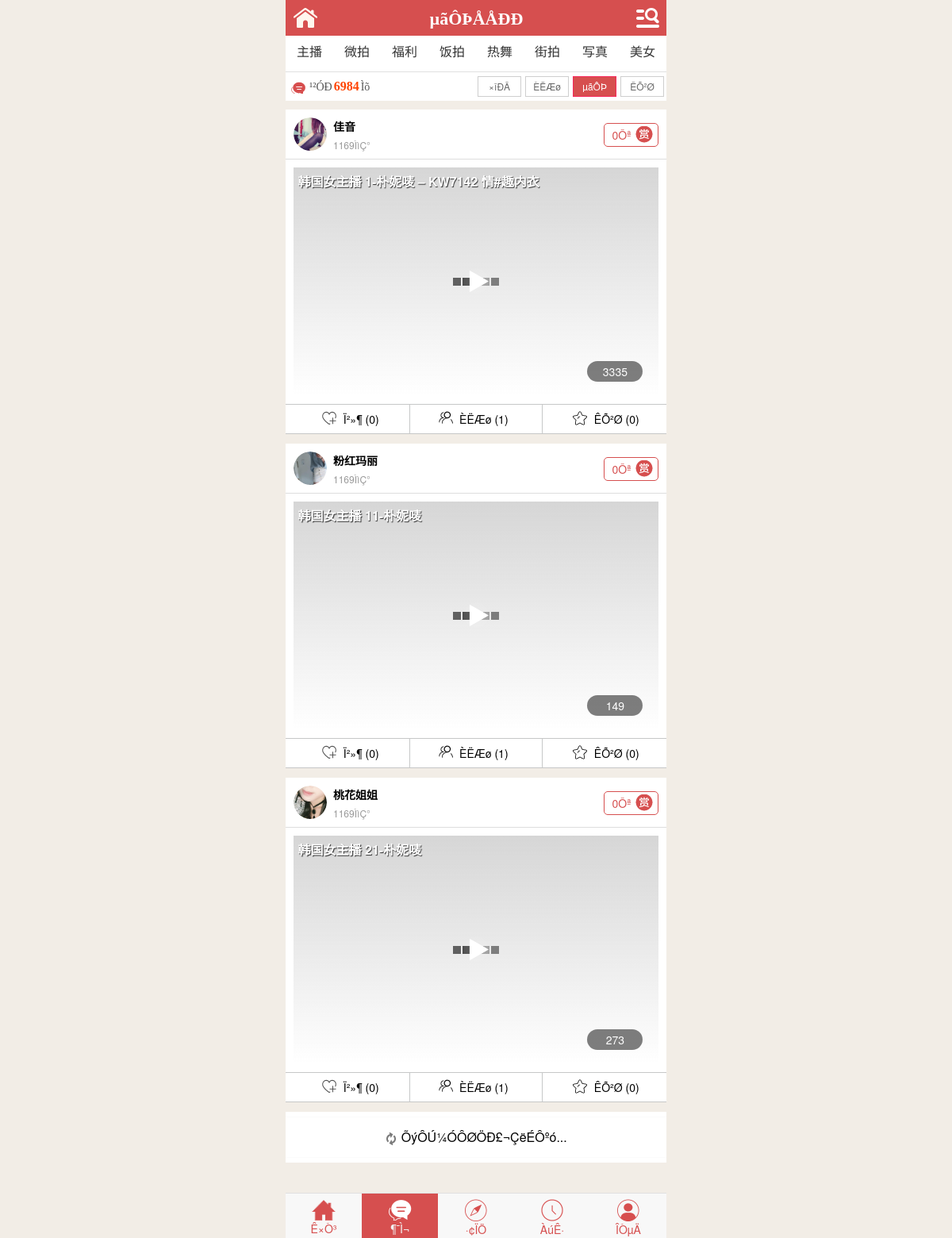
The app's page /ent_list.php?sort=hot with its own data.
### tables this page shows
CREATE TABLE `se2nav` (
  `id` int(11) NOT NULL AUTO_INCREMENT,
  `mor` int(2) unsigned NOT NULL DEFAULT '0',
  `name` varchar(1000) NOT NULL,
  `url` varchar(1000) NOT NULL,
  `sort` int(8) unsigned NOT NULL DEFAULT '0',
  `member` int(2) unsigned NOT NULL DEFAULT '0',
  PRIMARY KEY (`id`)
);

CREATE TABLE `se2nr` (
  `id` int(11) NOT NULL AUTO_INCREMENT,
  `pic` varchar(1000) DEFAULT NULL,
  `name` varchar(1000) DEFAULT NULL,
  `fenlei` int(3) NOT NULL DEFAULT '0',
  `uid` int(10) unsigned NOT NULL DEFAULT '0',
  `status` int(2) unsigned NOT NULL DEFAULT '0',
  `cishu` int(10) NOT NULL DEFAULT '0',
  `division` int(2) unsigned NOT NULL DEFAULT '0',
  `tuijian` varchar(1000) DEFAULT 'False',
  `url` varchar(1000) DEFAULT NULL,
  `download` varchar(1000) DEFAULT NULL,
  `shijian` varchar(1000) DEFAULT NULL,
  `price` int(7) unsigned NOT NULL DEFAULT '0',
  `hits` int(5) unsigned NOT NULL DEFAULT '0',
  `sort` int(5) unsigned NOT NULL DEFAULT '0',
  `favorite` int(5) unsigned NOT NULL DEFAULT '0',
  `member` int(2) unsigned NOT NULL DEFAULT '0',
  `source` int(2) unsigned NOT NULL DEFAULT '0',
  `trends` int(4) unsigned NOT NULL DEFAULT '0',
  `addtime` int(10) unsigned NOT NULL DEFAULT '0',
  `contents` varchar(1800) DEFAULT NULL,
  `censor` int(2) unsigned NOT NULL DEFAULT '0',
  PRIMARY KEY (`id`)
);

CREATE TABLE `ubozb` (
  `id` int(11) NOT NULL AUTO_INCREMENT,
  `fenlei` int(5) unsigned NOT NULL DEFAULT '0',
  `member` int(2) unsigned NOT NULL DEFAULT '0',
  `pic` varchar(1000) NOT NULL,
  `name` varchar(1000) NOT NULL,
  `url` varchar(1000) NOT NULL,
  `hit` varchar(255) NOT NULL DEFAULT '1993',
  `diqu` varchar(255) DEFAULT NULL,
  `money` decimal(10,2) unsigned NOT NULL DEFAULT '0.00',
  `price` int(2) unsigned NOT NULL DEFAULT '0',
  `cishu` int(5) unsigned NOT NULL DEFAULT '0',
  `hits` int(5) unsigned NOT NULL DEFAULT '0',
  `favorite` int(5) unsigned NOT NULL DEFAULT '0',
  `room` int(3) unsigned NOT NULL DEFAULT '30',
  `enroll` int(3) unsigned NOT NULL DEFAULT '0',
  `surplus` int(3) unsigned NOT NULL DEFAULT '30',
  `xcstate` int(2) unsigned NOT NULL DEFAULT '0',
  `switch` int(2) unsigned NOT NULL DEFAULT '0',
  `trends` int(4) unsigned NOT NULL DEFAULT '0',
  `contents` text,
  `addtime` int(10) unsigned NOT NULL DEFAULT '0',
  `concern` int(6) unsigned NOT NULL DEFAULT '0',
  `division` int(1) unsigned NOT NULL DEFAULT '1',
  PRIMARY KEY (`id`)
);

### config/common.php (called while the page is built, shortened)
<?php
function queryall($table, $type)
{
    $sql = mysql_query("SELECT * FROM `{$table}` {$type}");
    $row = mysql_fetch_array($sql);
    return $row;
}
function getone($sql) {
    $query=mysql_query($sql);
    if($query) {
        $res=mysql_fetch_assoc($query);
        return $res;
    }
    else{
        return false;
    }
}
?>

### include/limit_list.php (called while the page is built, shortened)
<?php
$sz="where id='1'";
$shezhi=queryall(se2wz,$sz);
$pull=$shezhi[pull];
?>

### ent_list.php (the view, shortened to what this page needs)
<?php
include("config/common.php");
$pdid=$_GET["flid"];
$sort=$_GET["sort"];
$k=$_GET["k"];
$m=$_GET["m"];
include("include/limit_list.php");
if($pdid)
{
$query = mysql_query("SELECT * FROM se2dsjfl where id='$pdid'");
while($a = mysql_fetch_array($query)) {
$column=$a[name];
$column=$column."ÊÓÆµ¶¯Ì¬";
 }}else{
	switch ($sort){
	case 'hot':
	$name= 'µãÔÞÅÅÐÐ';
 	break;
	}
if ($k)
{
$column="ÊÓÆµËÑË÷";
}
elseif ($m)
{
$column="½ñÈÕ¸üÐÂ";
}
else{
$column=$name;
}}
function uname($id,$lx)
{
    $lx=intval($lx);
	if ($lx==1)
	{
	$fname=getone("select * from ubozb WHERE id=".$id);
	$name=$fname['name'];
    $return="/".$fname['pic']."|".$name."|".intval($fname['money']);
	}else{
    $fname=getone("select * from ubouser WHERE id=".$id);
	$name=$fname['name'];
	if (empty($name))
	{$name=$fname['user'];}
    $return="/img/pl/".$fname['avatar'].".jpg|".$name."|".intval($fname['money']);
	}
	return $return;
	}
?>
<!DOCTYPE html>
<html>
<head>
<?php include_once('include/css.php'); ?>
</head>
<body>
<div id="head" >
<div class="fixtop">
<span id="home"><a href="/" rel="external"><i class="ico08"><img src="/img/homepage.png" width="30px" /></i></a></span>
<span id="index"><i class="ico07"><img src="/img/logo.png" width="88px"<?php if($m || $pdid || $k || $sort){ ?> class="h"<?php } ?>/></i></span><i class="ico21"><?php echo $column;?></i>
<span id="find"><i class="ico08"><img src="/img/ss1.png" width="29px" /></i></span>
</div>
<?php include_once('include/column.php'); ?>
</div>
<?php
$sql = "WHERE censor=0 and uid>0";
$order = 'order by sort desc ';
	switch ($sort){
	case 'hot':
	$order.= ', hits DESC';
 	break;
}
$Page_size=3;
$total = mysql_query("SELECT COUNT(*) AS num FROM se2nr ".$sql." ");
$row = mysql_fetch_array($total);
$count = $row[0];
if(empty($_GET['page'])||$_GET['page']<0){
$page=1;
}else {
$page=$_GET['page'];
}
$offset=$Page_size*($page-1);
?>
<div class="liebiao"><div class="left"><i style="background:url(/img/xdt.png) 4px -1px no-repeat;background-size: 20px 20px; vertical-align: middle;"></i>¹²ÓÐ<span><?php echo $count;?></span>Ìõ</div><div class="right"><a href="ent_list.php?<?php if ($pdid){echo 'flid='.$pdid.'&';} if($m){echo 'm=new&';}?>sort=new<?php if ($s){echo '&s=vip';}?>" rel="external" class="ui-
link"><span <?php if ($sort=='new'){echo 'class="cur"';}?>>×îÐÂ</span></a><a href="ent_list.php?<?php if ($pdid){echo 'flid='.$pdid.'&';} if($m){echo 'm=new&';}?>sort=heat<?php if ($s){echo '&s=vip';}?>" rel="external" class="ui-link"><span <?php if ($sort=='heat'){echo
'class="cur"';}?>>ÈËÆø</span></a><a href="ent_list.php?<?php if ($pdid){echo 'flid='.$pdid.'&';} if($m){echo 'm=new&';}?>sort=hot<?php if ($s){echo '&s=vip';}?>" rel="external" class="ui-link"><span <?php if ($sort=='hot'){echo 'class="cur"';}?>>µãÔÞ</span></a><a
href="ent_list.php?<?php if ($pdid){echo 'flid='.$pdid.'&';} if($m){echo 'm=new&';}?>sort=fav<?php if ($s){echo '&s=vip';}?>" rel="external" class="ui-link"><span <?php if ($sort=='fav'){echo 'class="cur"';}?>>ÊÕ²Ø</span></a></div></div>
<section class="ui-panel">
<ul class="ui-grid-trisect" id="vlist" style="padding-left: 0;">
<?php
$query = mysql_query("select * from  se2nr  ".$sql." ".$order." limit $offset, $Page_size");
while ($a=mysql_fetch_array($query)) {
$time=time();
$dqtime=intval($time);
$sctime=$a[addtime];
$sctime=intval($sctime);
$sytime=$dqtime-$sctime;
$division=$a[division];
$renqi=$a[cishu];
if ($sytime>0)
{
if ($sytime<60){
     $sctime=floor($sytime)."Ãë";}
	 elseif ($sytime<3600){
     $sctime=floor($sytime/60)."·ÖÖÓ";}
     elseif ($sytime<86400){
     $sctime=floor($sytime/3600)."Ð¡Ê±";}
     else{$sctime=floor($sytime/86400)."Ìì";}
 }
?>
<li v-for="item in data" style='width: 100%; BORDER-BOTTOM: #f2ede6 12px solid;padding-right:0px;padding-bottom:0' id="<?php $id=$a[id]; $id = ($id*512)+12865379; $id = base64_encode($id);echo $id;?>">
<div class="dt_01"><div class="dt_02" onclick='location.href="/vod_list.php?uid=<?php $uid=$a[uid]; echo $uid;?>"'><div class="ui-avatar"><span style="background-image:url(<?php $hysj=uname($uid,$division);$hysj = explode('|',$hysj); echo $hysj[0]?>)"></span></div></div><div class="dt_03"><span style="font-size:14px;font-weight:bold; color:#000;"><?php echo $hysj[1]?></span><span><?php echo $sctime;?>Ç°</span></div><div class="dt_04"><div class="dt_gz"  onclick="reward(<?php echo $uid.",".$division?>);"><span id="reward_<?php echo $uid;?>"><?php echo $hysj[2];?></span>Ôª<i></i></div></div></div>
<div class="ui-grid-trisect-img" style='padding-top: 60%; width:96%; margin-left:2%; margin-right:2%;' id="playerwrap_<?php echo $id;?>"><span onClick="vplay('<?php echo $id;?>','<?php echo $a[pic]?>','<?php echo $a[name]?>','<?php echo $a[shijian]?>')" class="vplay"></span><span class="vbt"></span><span class="vtime"></span></div>
<div class="zbdt_cz"><a title="Ï²»¶" href="plus/entgive.php?id=<?php echo $id;?>&style=k" target="msgubotj"><span style="margin-left:0.3%;BORDER-left: #fff 1px solid;"><i class="xh"></i>Ï²»¶ (<font id="hits_<?php echo $id?>"><?php echo $a[hits];?></font>)</span></a><span><i class="rq"></i>ÈËÆø (<?php echo $renqi;?>)</span><a title="ÊÕ²Ø" href="plus/ent_favorite.php?id=<?php echo $id;?>&style=k" target="msgubotj"><span style=" float:right;margin-right:0.2%;BORDER-right: #fff 1px solid;"><i class="sc"></i>ÊÕ²Ø (<font id="favorite_<?php echo $id?>"><?php echo $a[favorite];?></font>)</span></a></div>
</li>
<?php
};
?>
</ul>
<?php if ($count>3 && $pull==1){?>
<div class="loading" id="loading" style="display: block;"><span><img src="/img/m_loading.gif" width="16" height="16" align="absmiddle"> ÕýÔÚ¼ÓÔØÖÐ£¬ÇëÉÔºó...</span></div>
<?php }?>
</section>
<?php include_once('include/nav3.php'); ?>
</body>
</html>

### include/column.php (shortened to what this page needs)
<?php
$c_url_cs=$_SERVER['QUERY_STRING'];
$c_url=$_SERVER['PHP_SELF'].'?'.$c_url_cs;
$c_url=str_replace("/","",$c_url);
$vipis=substr_count($c_url,'s=vip');
?>
<div class="m-nav-head">
<div class="naviBar">
<ul class="head-nav">
<?php
if ($vipis==1)
{$where="where member=1";}
else
{$where="where member=0";}
$query = mysql_query("SELECT * FROM se2nav ".$where." order by sort desc limit 8 ");
while($a = mysql_fetch_array($query)) {
$n_url=$a[url];
$n_mor=$a[mor];
if ($apache==1)
{$w_url=str_replace(".php",".html",$n_url); }
else
{$w_url=$n_url; }
?>
<a href="/<?php if ($s_url){$urlis = substr_count($n_url,'=');if ($urlis==0){echo $w_url."?".$s_url;}else{echo $w_url."&".$s_url;}}else{echo $w_url;}?>" rel="external"><li<?php $c_url=str_replace("&","#",$c_url."#");$c_url=str_replace("##","#",$c_url);$c_url=str_replace("?","#",$c_url);$c_url=preg_replace("/page=(\d+)/","",$c_url);$c_url=str_replace("##","#",$c_url);$n_url=str_replace("?","#",$n_url);$bzis= substr_count($c_url,$n_url."#"); if($bzis==1 || ($n_mor==1 && $c_url=="index.php#")){echo " class=\"active\"";}?>><?php echo $a[name];echo $c_url;?><?php if($bzis==1 || ($n_mor==1 && $c_url=="index.php#")){echo "<i></i>";}?></li></a>
<?php }?>
</ul>
</div>
</div>

### records on screen
se2nav: name "主播"
se2nav: name "微拍"
se2nav: name "福利"
se2nav: name "饭拍"
se2nav: name "热舞"
se2nav: name "街拍"
se2nav: name "写真"
se2nav: name "美女"
se2nr: shows a picture, ubozb.name "佳音", addtime "1169Ìì", ubozb.member "0", hits "0", cishu "1", favorite "0"
se2nr: shows a picture, ubozb.name "粉红玛丽", addtime "1169Ìì", ubozb.member "0", hits "0", cishu "1", favorite "0"
se2nr: shows a picture, ubozb.name "桃花姐姐", addtime "1169Ìì", ubozb.member "0", hits "0", cishu "1", favorite "0"

### other values on screen
$column "µãÔÞÅÅÐÐ"
$count "6984"
